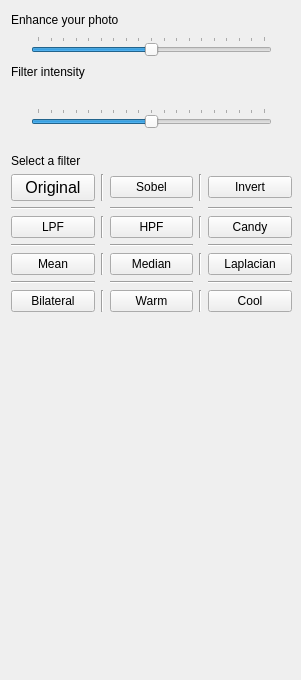
   <widget class="QWidget" name="filter">
    <attribute name="title">
     <string>Filter</string>
    </attribute>
    <widget class="QWidget" name="verticalLayoutWidget_3">
     <property name="geometry">
      <rect>
       <x>11</x>
       <y>10</y>
       <width>281</width>
       <height>661</height>
      </rect>
     </property>
     <layout class="QVBoxLayout" name="verticalLayout_3">
      <item>
       <layout class="QHBoxLayout" name="horizontalLayout_9">
        <item>
         <widget class="QLabel" name="label_4">
          <property name="text">
           <string>Enhance your photo</string>
          </property>
         </widget>
        </item>
        <item>
         <spacer name="horizontalSpacer_12">
          <property name="orientation">
           <enum>Qt::Horizontal</enum>
          </property>
          <property name="sizeType">
           <enum>QSizePolicy::Expanding</enum>
          </property>
          <property name="sizeHint" stdset="0">
           <size>
            <width>20</width>
            <height>20</height>
           </size>
          </property>
         </spacer>
        </item>
        <item>
         <widget class="QLabel" name="Enhance_value">
          <property name="text">
           <string/>
          </property>
         </widget>
        </item>
       </layout>
      </item>
      <item>
       <layout class="QHBoxLayout" name="horizontalLayout_5">
        <item>
         <spacer name="horizontalSpacer_4">
          <property name="orientation">
           <enum>Qt::Horizontal</enum>
          </property>
          <property name="sizeType">
           <enum>QSizePolicy::Fixed</enum>
          </property>
          <property name="sizeHint" stdset="0">
           <size>
            <width>20</width>
            <height>20</height>
           </size>
          </property>
         </spacer>
        </item>
        <item>
         <widget class="QSlider" name="enhance">
          <property name="minimum">
           <number>-45</number>
          </property>
          <property name="maximum">
           <number>45</number>
          </property>
          <property name="tracking">
           <bool>true</bool>
          </property>
          <property name="orientation">
           <enum>Qt::Horizontal</enum>
          </property>
          <property name="invertedAppearance">
           <bool>false</bool>
          </property>
          <property name="invertedControls">
           <bool>false</bool>
          </property>
          <property name="tickPosition">
           <enum>QSlider::TicksAbove</enum>
          </property>
          <property name="tickInterval">
           <number>5</number>
          </property>
         </widget>
        </item>
        <item>
         <spacer name="horizontalSpacer_5">
          <property name="orientation">
           <enum>Qt::Horizontal</enum>
          </property>
          <property name="sizeType">
           <enum>QSizePolicy::Fixed</enum>
          </property>
          <property name="sizeHint" stdset="0">
           <size>
            <width>20</width>
            <height>20</height>
           </size>
          </property>
         </spacer>
        </item>
       </layout>
      </item>
      <item>
       <layout class="QHBoxLayout" name="horizontalLayout_11">
        <item>
         <widget class="QLabel" name="label_5">
          <property name="text">
           <string>Filter intensity</string>
          </property>
         </widget>
        </item>
        <item>
         <spacer name="horizontalSpacer_13">
          <property name="orientation">
           <enum>Qt::Horizontal</enum>
          </property>
          <property name="sizeType">
           <enum>QSizePolicy::Expanding</enum>
          </property>
          <property name="sizeHint" stdset="0">
           <size>
            <width>20</width>
            <height>20</height>
           </size>
          </property>
         </spacer>
        </item>
        <item>
         <widget class="QLabel" name="filter_intensity_value">
          <property name="text">
           <string/>
          </property>
         </widget>
        </item>
       </layout>
      </item>
      <item>
       <spacer name="verticalSpacer_4">
        <property name="orientation">
         <enum>Qt::Vertical</enum>
        </property>
        <property name="sizeType">
         <enum>QSizePolicy::Fixed</enum>
        </property>
        <property name="sizeHint" stdset="0">
         <size>
          <width>20</width>
          <height>20</height>
         </size>
        </property>
       </spacer>
      </item>
      <item>
       <layout class="QHBoxLayout" name="horizontalLayout_6">
        <item>
         <spacer name="horizontalSpacer_6">
          <property name="orientation">
           <enum>Qt::Horizontal</enum>
          </property>
          <property name="sizeType">
           <enum>QSizePolicy::Fixed</enum>
          </property>
          <property name="sizeHint" stdset="0">
           <size>
            <width>20</width>
            <height>20</height>
           </size>
          </property>
         </spacer>
        </item>
        <item>
         <widget class="QSlider" name="filter_intensity">
          <property name="minimum">
           <number>-45</number>
          </property>
          <property name="maximum">
           <number>45</number>
          </property>
          <property name="tracking">
           <bool>true</bool>
          </property>
          <property name="orientation">
           <enum>Qt::Horizontal</enum>
          </property>
          <property name="invertedAppearance">
           <bool>false</bool>
          </property>
          <property name="invertedControls">
           <bool>false</bool>
          </property>
          <property name="tickPosition">
           <enum>QSlider::TicksAbove</enum>
          </property>
          <property name="tickInterval">
           <number>5</number>
          </property>
         </widget>
        </item>
        <item>
         <spacer name="horizontalSpacer_7">
          <property name="orientation">
           <enum>Qt::Horizontal</enum>
          </property>
          <property name="sizeType">
           <enum>QSizePolicy::Fixed</enum>
          </property>
          <property name="sizeHint" stdset="0">
           <size>
            <width>20</width>
            <height>20</height>
           </size>
          </property>
         </spacer>
        </item>
       </layout>
      </item>
      <item>
       <spacer name="verticalSpacer_5">
        <property name="orientation">
         <enum>Qt::Vertical</enum>
        </property>
        <property name="sizeType">
         <enum>QSizePolicy::Fixed</enum>
        </property>
        <property name="sizeHint" stdset="0">
         <size>
          <width>20</width>
          <height>20</height>
         </size>
        </property>
       </spacer>
      </item>
      <item>
       <widget class="QLabel" name="label_6">
        <property name="text">
         <string>Select a filter</string>
        </property>
       </widget>
      </item>
      <item>
       <layout class="QGridLayout" name="gridLayout">
        <item row="2" column="2">
         <widget class="QPushButton" name="HPF">
          <property name="text">
           <string>HPF</string>
          </property>
          <property name="flat">
           <bool>false</bool>
          </property>
         </widget>
        </item>
        <item row="4" column="2">
         <widget class="QPushButton" name="Median">
          <property name="text">
           <string>Median</string>
          </property>
          <property name="flat">
           <bool>false</bool>
          </property>
         </widget>
        </item>
        <item row="0" column="4">
         <widget class="QPushButton" name="Invert">
          <property name="text">
           <string>Invert</string>
          </property>
          <property name="flat">
           <bool>false</bool>
          </property>
         </widget>
        </item>
        <item row="0" column="2">
         <widget class="QPushButton" name="Sobel">
          <property name="text">
           <string>Sobel</string>
          </property>
          <property name="flat">
           <bool>false</bool>
          </property>
         </widget>
        </item>
        <item row="1" column="2">
         <widget class="Line" name="line_3">
          <property name="orientation">
           <enum>Qt::Horizontal</enum>
          </property>
         </widget>
        </item>
        <item row="3" column="2">
         <widget class="Line" name="line_4">
          <property name="orientation">
           <enum>Qt::Horizontal</enum>
          </property>
         </widget>
        </item>
        <item row="4" column="0">
         <widget class="QPushButton" name="Mean">
          <property name="text">
           <string>Mean</string>
          </property>
          <property name="flat">
           <bool>false</bool>
          </property>
         </widget>
        </item>
        <item row="2" column="1">
         <widget class="Line" name="line">
          <property name="orientation">
           <enum>Qt::Vertical</enum>
          </property>
         </widget>
        </item>
        <item row="4" column="3">
         <widget class="Line" name="line_2">
          <property name="orientation">
           <enum>Qt::Vertical</enum>
          </property>
         </widget>
        </item>
        <item row="0" column="0">
         <widget class="QPushButton" name="Original">
          <property name="font">
           <font>
            <pointsize>12</pointsize>
           </font>
          </property>
          <property name="text">
           <string>Original</string>
          </property>
          <property name="flat">
           <bool>false</bool>
          </property>
         </widget>
        </item>
        <item row="2" column="0">
         <widget class="QPushButton" name="LPF">
          <property name="text">
           <string>LPF</string>
          </property>
          <property name="flat">
           <bool>false</bool>
          </property>
         </widget>
        </item>
        <item row="1" column="0">
         <widget class="Line" name="line_6">
          <property name="orientation">
           <enum>Qt::Horizontal</enum>
          </property>
         </widget>
        </item>
        <item row="3" column="4">
         <widget class="Line" name="line_8">
          <property name="orientation">
           <enum>Qt::Horizontal</enum>
          </property>
         </widget>
        </item>
        <item row="6" column="4">
         <widget class="Line" name="line_10">
          <property name="orientation">
           <enum>Qt::Horizontal</enum>
          </property>
         </widget>
        </item>
        <item row="3" column="0">
         <widget class="Line" name="line_9">
          <property name="orientation">
           <enum>Qt::Horizontal</enum>
          </property>
         </widget>
        </item>
        <item row="1" column="4">
         <widget class="Line" name="line_7">
          <property name="orientation">
           <enum>Qt::Horizontal</enum>
          </property>
         </widget>
        </item>
        <item row="6" column="2">
         <widget class="Line" name="line_5">
          <property name="orientation">
           <enum>Qt::Horizontal</enum>
          </property>
         </widget>
        </item>
        <item row="7" column="1">
         <widget class="Line" name="line_12">
          <property name="orientation">
           <enum>Qt::Vertical</enum>
          </property>
         </widget>
        </item>
        <item row="6" column="0">
         <widget class="Line" name="line_11">
          <property name="orientation">
           <enum>Qt::Horizontal</enum>
          </property>
         </widget>
        </item>
        <item row="0" column="3">
         <widget class="Line" name="line_15">
          <property name="orientation">
           <enum>Qt::Vertical</enum>
          </property>
         </widget>
        </item>
        <item row="4" column="1">
         <widget class="Line" name="line_13">
          <property name="orientation">
           <enum>Qt::Vertical</enum>
          </property>
         </widget>
        </item>
        <item row="0" column="1">
         <widget class="Line" name="line_14">
          <property name="orientation">
           <enum>Qt::Vertical</enum>
          </property>
         </widget>
        </item>
        <item row="2" column="3">
         <widget class="Line" name="line_16">
          <property name="orientation">
           <enum>Qt::Vertical</enum>
          </property>
         </widget>
        </item>
        <item row="7" column="3">
         <widget class="Line" name="line_17">
          <property name="orientation">
           <enum>Qt::Vertical</enum>
          </property>
         </widget>
        </item>
        <item row="8" column="2">
         <spacer name="verticalSpacer_6">
          <property name="orientation">
           <enum>Qt::Vertical</enum>
          </property>
          <property name="sizeHint" stdset="0">
           <size>
            <width>20</width>
            <height>40</height>
           </size>
          </property>
         </spacer>
        </item>
        <item row="2" column="4">
         <widget class="QPushButton" name="Candy">
          <property name="text">
           <string>Candy</string>
          </property>
          <property name="flat">
           <bool>false</bool>
          </property>
         </widget>
        </item>
        <item row="4" column="4">
         <widget class="QPushButton" name="Laplacian">
          <property name="text">
           <string>Laplacian</string>
          </property>
          <property name="flat">
           <bool>false</bool>
          </property>
         </widget>
        </item>
        <item row="7" column="0">
         <widget class="QPushButton" name="Bilateral">
          <property name="text">
           <string>Bilateral</string>
          </property>
          <property name="flat">
           <bool>false</bool>
          </property>
         </widget>
        </item>
        <item row="7" column="2">
         <widget class="QPushButton" name="Warm">
          <property name="text">
           <string>Warm</string>
          </property>
          <property name="flat">
           <bool>false</bool>
          </property>
         </widget>
        </item>
        <item row="7" column="4">
         <widget class="QPushButton" name="Cool">
          <property name="text">
           <string>Cool</string>
          </property>
          <property name="flat">
           <bool>false</bool>
          </property>
         </widget>
        </item>
       </layout>
      </item>
     </layout>
    </widget>
   </widget>
